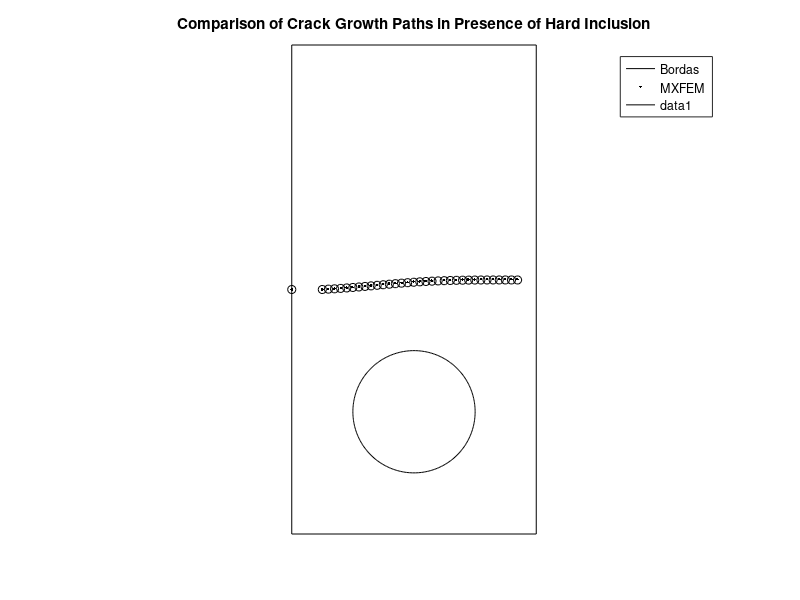

The MATLAB source for this figure:
% Written By: Matthew Jon Pais, University of Florida (2009)
% Website: http://sites.google.com/site/matthewjpais/Home
% Email: mpais@ufl.edu, matthewjpais@gmail.com

clear all; close all; clc; format short;

% Crack path predicted by Bordas (2006)
CB = [0	4.000
0.500	4.000
0.596	4.007
0.696	4.015
0.802	4.022
0.898	4.031
0.993	4.037
1.099	4.046
1.194	4.055
1.294	4.066
1.395	4.078
1.496	4.087
1.591	4.097
1.697	4.103
1.797	4.111
1.893	4.118
1.993	4.128
2.094	4.134
2.189	4.140
2.289	4.146
2.491	4.152
2.591	4.156
2.692	4.158
2.793	4.161
2.888	4.163
2.988	4.163
3.094	4.167
3.195	4.167
3.296	4.167
3.396	4.169
3.491	4.169
3.592	4.167
3.693	4.169];
  
% Crack path predicted by MXFEM
CM = [   0    4.0000
    0.5000    4.0000
    0.5998    4.0060
    0.6997    4.0112
    0.7995    4.0180
    0.8992    4.0254
    0.9989    4.0332
    1.0985    4.0415
    1.1981    4.0503
    1.2977    4.0595
    1.3973    4.0687
    1.4969    4.0778
    1.5965    4.0867
    1.6961    4.0955
    1.7957    4.1038
    1.8954    4.1116
    1.9952    4.1188
    2.0950    4.1255
    2.1948    4.1313
    2.2947    4.1363
    2.3946    4.1407
    2.4945    4.1444
    2.5944    4.1476
    2.6944    4.1501
    2.7944    4.1522
    2.8944    4.1537
    2.9944    4.1548
    3.0944    4.1555
    3.1944    4.1560
    3.2944    4.1562
    3.3944    4.1562
    3.4944    4.1562
    3.5944    4.1561
    3.6944    4.1559];

xc = 2;
yc = 2;
rc = 1;
theta = (0:256)*pi*2/256;
xp = rc*cos(theta)+xc;
yp = rc*sin(theta)+yc;

figure; hold on;
plot(xp,yp,'-k')
plot(CB(:,1),CB(:,2),'.k',CM(:,1),CM(:,2),'ok')
title('Comparison of Crack Growth Paths in Presence of Hard Inclusion')
legend('Bordas','MXFEM','Location','NorthEast');
plot([0 4 4 0 0],[0 0 8 8 0],'k'), axis equal; axis off; 